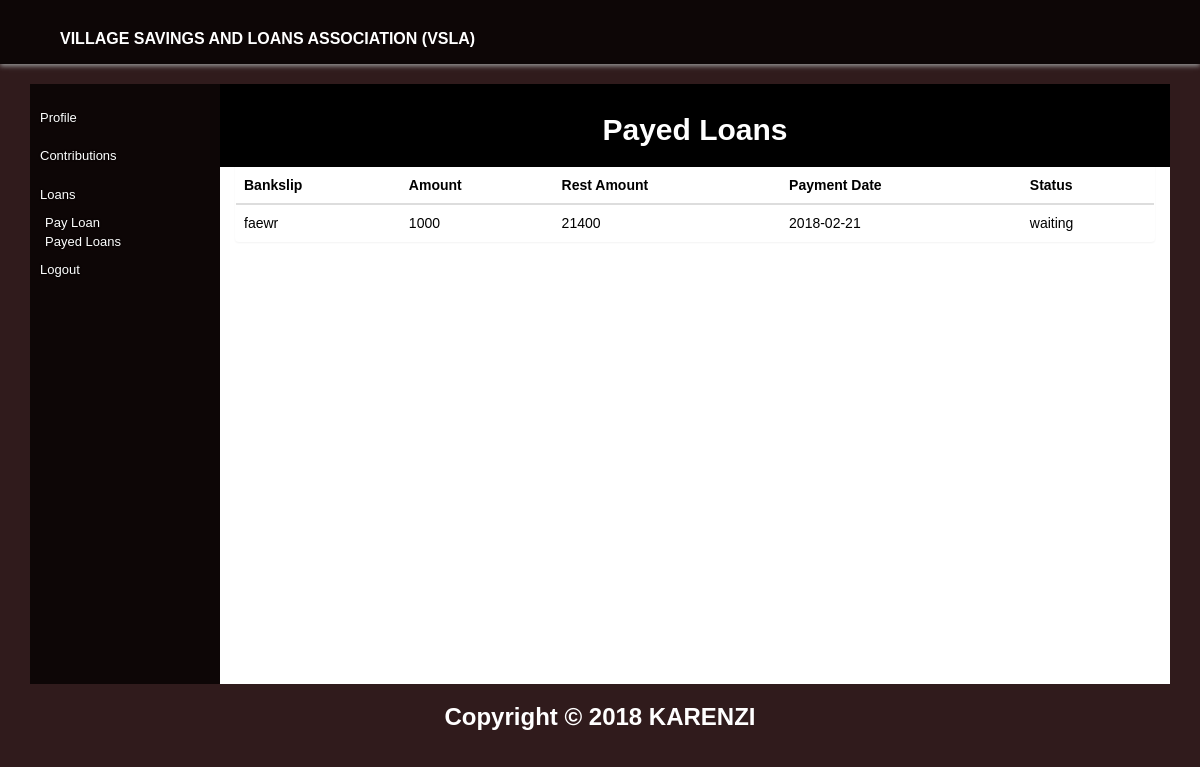
Before: /?page=payed_loans (signed in) with the older database file.
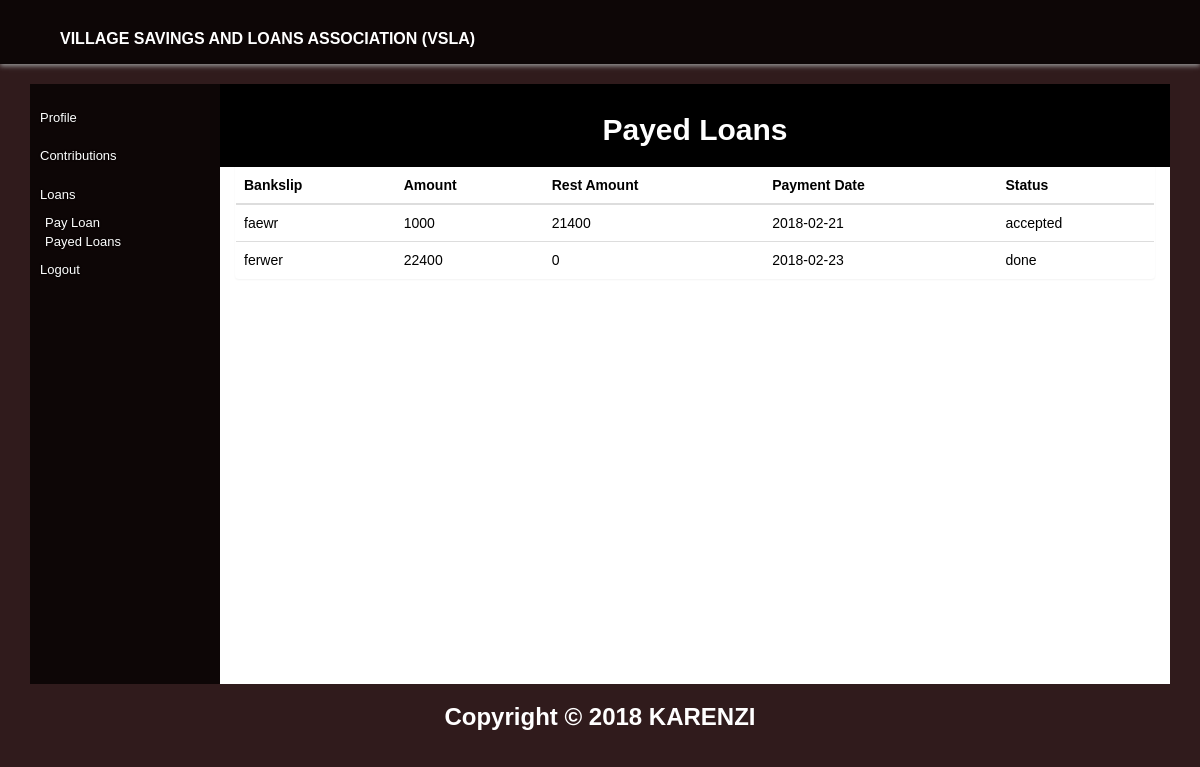
After: the same page with the newer database file.
### tables this page shows
CREATE TABLE `ploan` (
  `loan_id` int(10) NOT NULL,
  `staff_id` int(10) NOT NULL,
  `member_id` int(10) NOT NULL,
  `bankslip` varchar(20) NOT NULL,
  `amount` int(20) NOT NULL,
  `rem_amount` int(20) NOT NULL,
  `payment_date` date NOT NULL,
  `status` varchar(10) NOT NULL
);

### controllers/controller.php (called while the page is built, shortened)
<?php
require_once('models/model.php');
class Controller {
	protected $model;
	public function __construct() {
		$this->model = new Model();
	}
	public function payed_loans() {
		$tests = $this->model->payed_loans();
		$total = $this->model->mloan();
		require_once 'views/member.php';
	}
}
?>

### index.php (called while the page is built, shortened)
<?php
require_once('controllers/controller.php');
$controller = new Controller();
if(empty($_REQUEST['page'])) $page='index';
else $page = $_REQUEST['page'];
$controller->$page();
?>

### models/member.php (called while the page is built, shortened)
<?php
require_once('database.php');
class Member {
	protected $database;
	public function __construct()
	{
		$this->database = new Db();
		$this->database->connect();
	}
	public function mloan(){
		$id = $_SESSION['id'];
		$sql = "SELECT count(*) as total FROM loan where member_id = $id";
		$result = $this->database->execute($sql);
		$total = $result[0]['total'];
		return $total;
	}
	public function payed_loans() {
			if (isset($_SESSION['username'])) {
		$username = $_SESSION['username'];
	}
		$sql = "SELECT l.bankslip, l.amount, l.rem_amount, l.payment_date, l.status from ploan as l RIGHT JOIN member on member.member_id = l.member_id where member.username = '$username'";
		$result = $this->database->execute($sql);
		return $result;
	}
}
?>

### models/model.php (called while the page is built, shortened)
<?php
require_once ('member.php');
class Model {
	protected $tests;
	public function __construct() {
		$this->tests = new Member();
	}
	public function mloan() {
		return $this->tests->mloan();
	}
	public function payed_loans() {
		return $this->tests->payed_loans();
	}
}
?>

### models/database.php (called while the page is built, shortened)
<?php
class Db {
protected $db_connection;
public function connect() {
	$this->db_connection = mysqli_connect(host,user,pass,database) or die(mysqli_error($this->db_connection));
}
public function execute($sql) {
	$query=mysqli_query($this->db_connection, $sql)  or die($sql.mysqli_error($this->db_connection));
		$result=array();
		if(preg_match("/^select/i", $sql)) { while($row=mysqli_fetch_assoc($query)) $result[]=$row; }
		return $result;
}
}
?>

### views/payed_loans.php (the view)
<div>
  <div class="panel">
    <div class="panel-heading panel-black text-center">
      <h2> Payed Loans</h2>
    </div>
      <table class="table table-hover">
    <thead>
      <th>Bankslip</th>
      <th>Amount</th>
      <th>Rest Amount</th>
      <th>Payment Date</th>
      <th>Status</th>
    </thead>
    <tbody>
<?php
        foreach ($tests as $data) {
      ?>
      <tr>
        <td><?php echo $data['bankslip'];?></td>
        <td><?php echo $data['amount'];?></td>
        <td><?php echo $data['rem_amount'];?></td>
        <td><?php echo $data['payment_date'];?></td>
        <td><?php echo $data['status'];?></td>
      </tr><?php } ?>
    </tbody>
  </table>
  </div>
</div>

### views/header.php (shortened to what this page needs)
<!DOCTYPE html>
<html lang="en">
  <head>
    <link href="css/bootstrap.min.css" rel="stylesheet">
    <link href="css/bootstrap-theme.min.css" rel="stylesheet">
    <link rel="stylesheet" type="text/css" href="css/style.css">
</head>
  <body class="hm-body">
        <section class="header-section">
      <div class="container">
        <div class="row">
          <div class="col-sm-12 col-xs-12">
              <a class="col-md-6" href="?controller=account&action=index"><h1 style="color: white; font-size: 16px">VILLAGE SAVINGS AND LOANS ASSOCIATION (VSLA)</h1></a>
          </div>
          <div class="col-sm-7 col-sm-offset-1 col-xs-12">
          </div>
        </div>
      </div>
    </section>
    <section>
      <div class="container-fluid">

### views/member.php (shortened to what this page needs)
<?php
require_once('header.php');
?>
 <div class="container-fluid account">
			<div>
				<div class="row">
					<div class="column col-sm-2 col-xs-1" id="sidebar">
						<ul class="nav">
							<li><a href="?page=Mprofile">Profile</a></li>
							<li><a href="?page=M_contributions">Contributions</a></li>
							<li><a href="?page=M_loans">Loans</a></li>
							<?php
				if ($total>0) { ?>
							<ul style="padding-left: 5px;"><li><a href="?page=pay_loan">Pay Loan</a></li> <a href="?page=payed_loans">Payed Loans</a></li></ul><?php } else {}  ?>
							<li><a href="?page=logout">Logout</a></li>
						</ul>
					</div>
					<div class="column col-sm-10 col-xs-11" id="main">
						<div class="padding">
							<div class="full col-sm-9">
					<?php if ($_SESSION['type']=='member') {
					require $content; ?>
								  </div>
							   </div>
							</div>
						</div>
					</div>
				</div>
 <?php
require_once('footer.php');
}
else {
	header('location: index.php');
}
?>

### views/footer.php (shortened to what this page needs)
</div>
</section>
    <section class="footer">
      <div class="container">
        <div class="col-md-12 text-center">
          <h3>Copyright &copy 2018 KARENZI</h3>
        </div>
      </div>
    </section>
  </body>
</html>

### css/style.css (style rules this page uses)
body { font-family: 'Raleway', sans-serif; }
a,a:hover { text-decoration: none; }
.account { padding-top: 20px; }
.panel-black.panel-heading { background-color: black; margin-right: -40px; margin-left: -40px; margin-top: -2px; color: white; }
.hm-body { background-color: rgb(48,27,28); color: white; }
.header-section { background: rgb(13,6,6); padding: 10px 0 5px; box-shadow: 0px 2px 5px 0px #999; }
.footer { position: relative; right: 0; left: 0; bottom: 0; width: 100%; text-align: center; }
html, body { height: 100%; font-family:verdana,arial,sans-serif; color:#555555; }
.nav { font-family:Arial,sans-serif; font-size:13px; }
a { color:#222222; }
.wrapper, .row { height: 100%; margin-left:0; margin-right:0; }
.wrapper:before, .wrapper:after, .column:before, .column:after { content: ""; display: table; }
.wrapper:after, .column:after { clear: both; }
.column { height: 100%; overflow: auto; *zoom:1; }
#main { background-color:#fff; color: black; padding-left:0; padding-right:0; height: 600px; }
#sidebar { padding:0px; padding-top:15px; background-color: rgb(13,6,6) !important; height: 600px; }
#sidebar, #sidebar a, #sidebar-footer a { color:#ffffff; background-color:transparent; text-shadow:0 0 2px #000000; padding-left:5px; }
h1,h2,h3 { font-weight:800; }
.col-sm-9.full { width: 100%; }

Changed rows visible on the page:
changed ploan "faewr": status "waiting" → "accepted"
added ploan: bankslip "ferwer", amount "22400", rem_amount "0", payment_date "2018-02-23", status "done"
